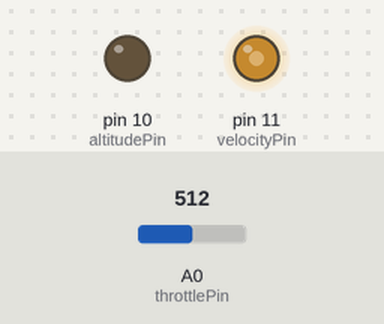
Simulated run of this sketch. Board: Arduino Uno, built with avr-gcc and run on an emulated ATmega328P. Shown: output pins drawn as LEDs (lit = HIGH). Inputs (shaded band) come from the test bench; at power-on: A0 (throttlePin) = 512. What the sketch prints to the serial monitor is not drawn.

Above: at 1.2 s.
1.3 s: A0 (throttlePin) set to 900
At 3.14 s:
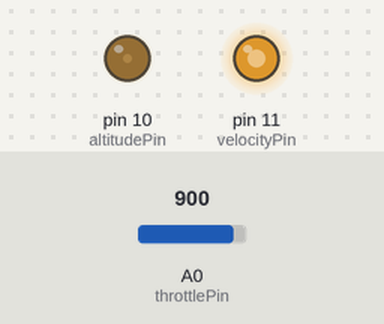
At 4.05 s:
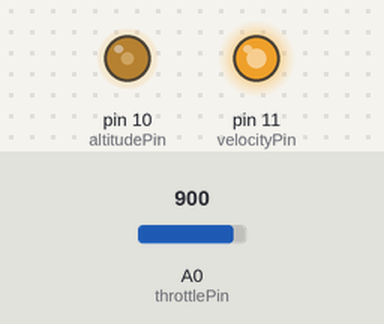
4.3 s: A0 (throttlePin) set to 716
At 4.67 s:
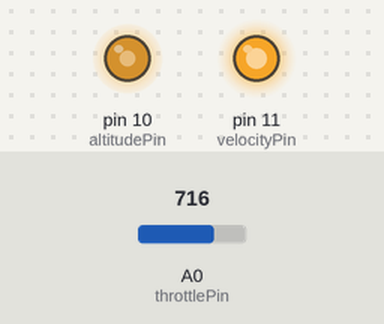
7.3 s: A0 (throttlePin) set to 511
Timing chart, 0 to 11.5 s (numbered marks = the images above; inputs shaded):
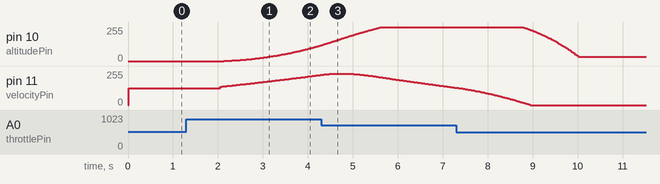

The sketch:

simulator4a.ino
```cpp
/* simulator.ino
 *  Code for Lunar hopper Pilot Training Simulator: obtain a
 *  throttle setting reading from a potentiometer connected to
 *  analog input and compute resulting vehicle flight velocity and
 *  altitude.
 *
 *  Adam Elkins, 05/04/2016
 */

// Declare variables and constants here
const int throttlePin = 0; // Declare throttle pin
int velocityPin = 11;  // Pins for output to voltmeters
int altitudePin = 10;
boolean prnt = true; // true to print to serial monitor

float P = 0; // ox tank pressure
float P_demand; // demand pressure, function of throttle setting
float V_N2 = 0.0002; // initial oxidiser tank N2 volume
float dV_N2 = 0; // change in N2 volume due to expulsion of oxidiser from tank
float Gamma = 1.4; // ratio of specific heat capacities
float Const = 0; // P*V^Gamma, adiabatic constant
float oxrate = 0; // oxidiser flow rate
float HDPERate = 0; // fuel melt rate
float flowrate = 0; // total propellant flow rate
const float dt = 0.02; // time step in milliseconds
const int maxtime = 10; // length of run
float elapsed_time = 0; //
float Isp = 0; // specific impulse, 0 for monoprop mode
const int Isp_val = 220; // Value of Isp for biprop mode
float monopropTime = 2; // delay before solid propellant combustion starts
float m_fuel = 4 + 1; // oxidiser plus fuel grain
const int m_structure = 28; // mass of structure
float dm = 0; // propellant increment
const float g = 9.81; // gravity
float s = 0; // displacement, spacecraft altitude
float v = 0; // spacecraft velocity
float Thrust = 0;
float Weight = 0;
float Reaction = 0;
float a = 0;
int startTime = 0;
int endTime = 0;
int delayTime = 0; // variables to compute correct delay time
float throttle;

float fuelrate() {
  /* obtain demand pressure */
  throttle = analogRead(throttlePin)/1023.0;
  P_demand = 40*throttle;
  if(P_demand > P) {
    P = P_demand;
  }
  Const = P*pow(V_N2, Gamma); // Compute adiabatic constant
  oxrate = 0.16*P/40;   // assume linear relationship between pressure and ox flow rate
  dV_N2 = oxrate*dt/1370; // find volume of ox used from density and dm_ox
  V_N2 += dV_N2; // increase N2 volume as ox expelled from tank
  P = Const*pow(V_N2, -Gamma); // compute new pressure due to expansion of N2
  /*  Compute HTPB rate: */
  if(elapsed_time < monopropTime) {
    HDPERate = 0; // Monoprop mode
    Isp = 0;
  }
  else {
    HDPERate = (1 + (0.2/maxtime)*(elapsed_time-monopropTime))*(0.16/8.5); // compute HDPE rate from proportion of propellant used and heating effect
    Isp = Isp_val;
  }
  flowrate = oxrate + HDPERate;
  return flowrate;
}

void setup() {
  //
  if (prnt) {
    Serial.begin(115200);
    Serial.println("==============================================================================================");
    Serial.println();
    Serial.println();
  }
}

void loop() {
  //
  startTime = millis();
  simulator();
  endTime = millis();
  /* to compute dynamic delay:
   *  get millis() at start of loop
   *  get millis at end of loop and subtract to get difference
   *  delayTime = dt - (difference)
   */
  delayTime = int(dt*1000) - (endTime - startTime);
  //Serial.println(delayTime);
  delay(delayTime);
}

void simulator(){
  if (elapsed_time < maxtime) {
    /* Compute sum of forces and accelerations: */
    dm = fuelrate()*dt; /* obtain throttle setting */
    if (m_fuel - dm <= 0) { /* ran out of fuel */
      dm = m_fuel;
      m_fuel = 0;
      }
    else {
      m_fuel -= dm; /* reduce vehicle mass as fuel burnt */
    }

    /* Compute forces acting on vehicle, obtain resultant and
    acceleration */
    Thrust = Isp*g*dm/dt; /* Exhaust velocity (Isp*g)*mdot */
    Weight = (m_fuel + m_structure)*g;
    if (s <= 0) { /* Vehicle is on ground, compute ground
      reaction force */
      if (Thrust < Weight) {
        Reaction = Weight - Thrust;
      }
    }
    else {
      Reaction = 0;
    }

    /* compute acceleration: sum of forces divided by mass */
    a = (Thrust + Reaction - Weight)/(m_fuel + m_structure);
    /* Compute altitude s = s0 + u*t + 0.5*a*t^2: */
    s += v*dt + 0.5*a*dt*dt;
    /* Compute velocity v = u + a*t: */
    v += a*dt;

    if (s <= 0) { /* Landing or on ground */
      s = 0;  /* s < 0 is unphysical */
      if (v != 0) {
        if (prnt) {
          Serial.print("Landing; impact speed = ");
          Serial.println(v); /* print landing speed */
        }
      }
      v = 0;  /* vehicle has landed */
      a = 0;
    }

    elapsed_time += dt; /* Increment time */
    /* Print vehicle altitude, velocity and time: */
    if (prnt) {
      Serial.print("altitude ");
      Serial.print(s,9);
      Serial.print(" velocity ");
      Serial.print(v,6);
      Serial.print(" acceleration ");
      Serial.print(a);
      Serial.print(" throttle ");
      Serial.print(analogRead(throttlePin)/1023.0);
      Serial.print(" fuel ");
      Serial.print(m_fuel);
      Serial.print(" Pressure ");
      Serial.print(P);
      Serial.print(" Thrust ");
      Serial.print(Thrust);
      Serial.print(" time ");
      Serial.print(elapsed_time, 6);
      Serial.print("\n");
    }

// Output altitude and velocity to analog pins for voltmeters
    if(s < 5) {
      analogWrite(altitudePin, s*255/5.0);
    }
    else {
      if(s >= 5) {
        analogWrite(altitudePin, 255);
      }
    }

    if(v > -2.5 && v < 2.5) {
      analogWrite(velocityPin, (v + 2.5)*255/5.0);
    }
    else {
      if(v >= 2) {
        analogWrite(velocityPin, 255);
      }
      if(v <= -2) {
        analogWrite(velocityPin, 0);
      }
    }
  }
}
```

Measured:
- after the input at 1.3 s, pin 10 (altitudePin): moves from 0/255 to 120/255 over 2.2 s, starting after 0.83 s; pin 11 (velocityPin): moves from 127/255 to 227/255 over 2.2 s, starting after 0.75 s
